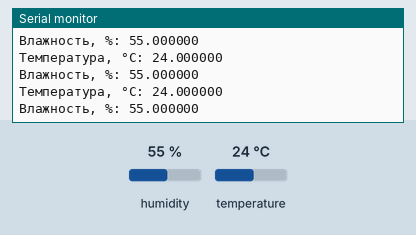
Recording of a sketch running on a simulated ESP8266 (NodeMCU). Shown: the last lines printed to the serial monitor. Inputs (shaded band) come from the test bench; at power-on: humidity 55 %, temperature 24 °C.

Above: at 2.8 s.
2.9 s: humidity set to 22 %
At 4.6 s:
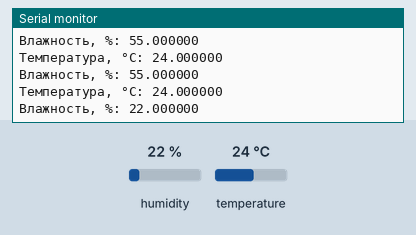
5.7 s: temperature set to 12 °C
At 6.1 s:
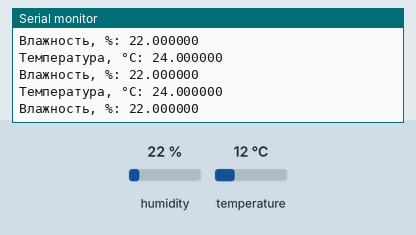
8.5 s: humidity set to 40 %
At 9.2 s:
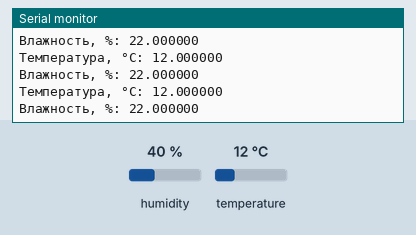
Timing chart, 0 to 11.5 s (numbered marks = the images above; inputs shaded):
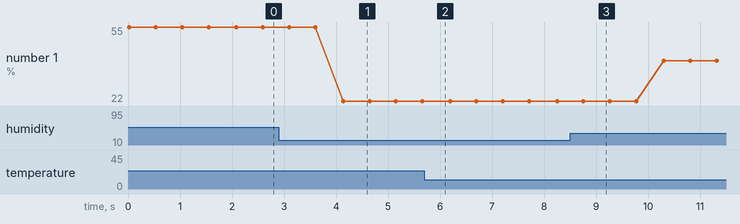

The sketch:

humidity.ino
```cpp
// https://randomnerdtutorials.com/esp8266-dht11dht22-temperature-and-humidity-web-server-with-arduino-ide/
#include <DHT.h> // Библиотека "DHT sensor library" (либо "SimpleDHT")

DHT dht(D2, DHT11); // Подключаем датчик влажности DHT11 (синенький такой) на порт D2

void setup() {
    Serial.begin(9600);
}

void loop() {
    float t = dht.readTemperature();
    float h = dht.readHumidity();

    Serial.printf("Температура, °C: %f\n", t);
    Serial.printf("Влажность, %%: %f\n", h);

    delay(400);
    Serial.println("");

    delay(100);
}
```

Measured:
- after the input at 2.9 s, the serial monitor: prints a new line after 1.2 s (image 1)
- plotted number 1: 55 → 22 after the input at 2.9 s, 22 → 40 after the input at 8.5 s
